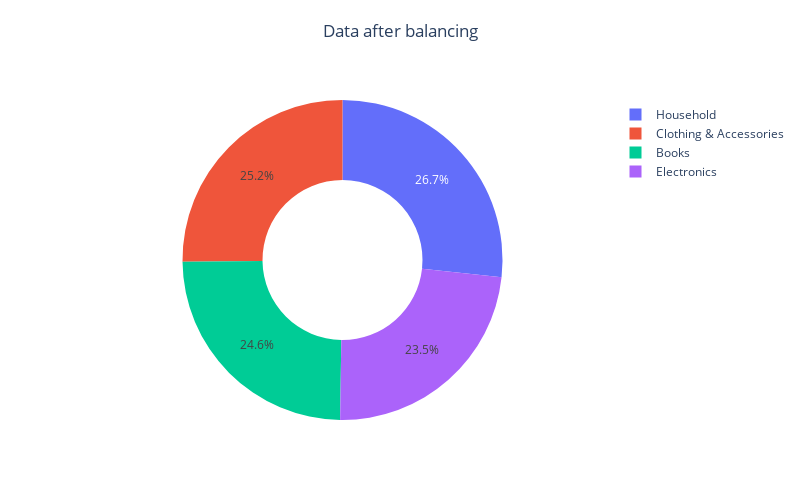

The notebook cell saved with this chart:
### Code cell
show_data_balance(balanced_data, category_dict, "Data after balancing")

### Figure 1 — Plotly figure (JSON) as saved in the notebook; plotly's stock layout.template omitted (floating-point values rounded to 4 significant figures)
{"data": [{"hole": 0.5, "labels": ["Household", "Books", "Clothing & Accessories", "Electronics"], "textinfo": "percent", "title": {"text": " "}, "type": "pie", "values": [6702, 6167, 6315, 5899]}], "layout": {"height": 500, "showlegend": true, "title": {"text": "Data after balancing", "x": 0.5, "y": 0.95}, "width": 800}}
